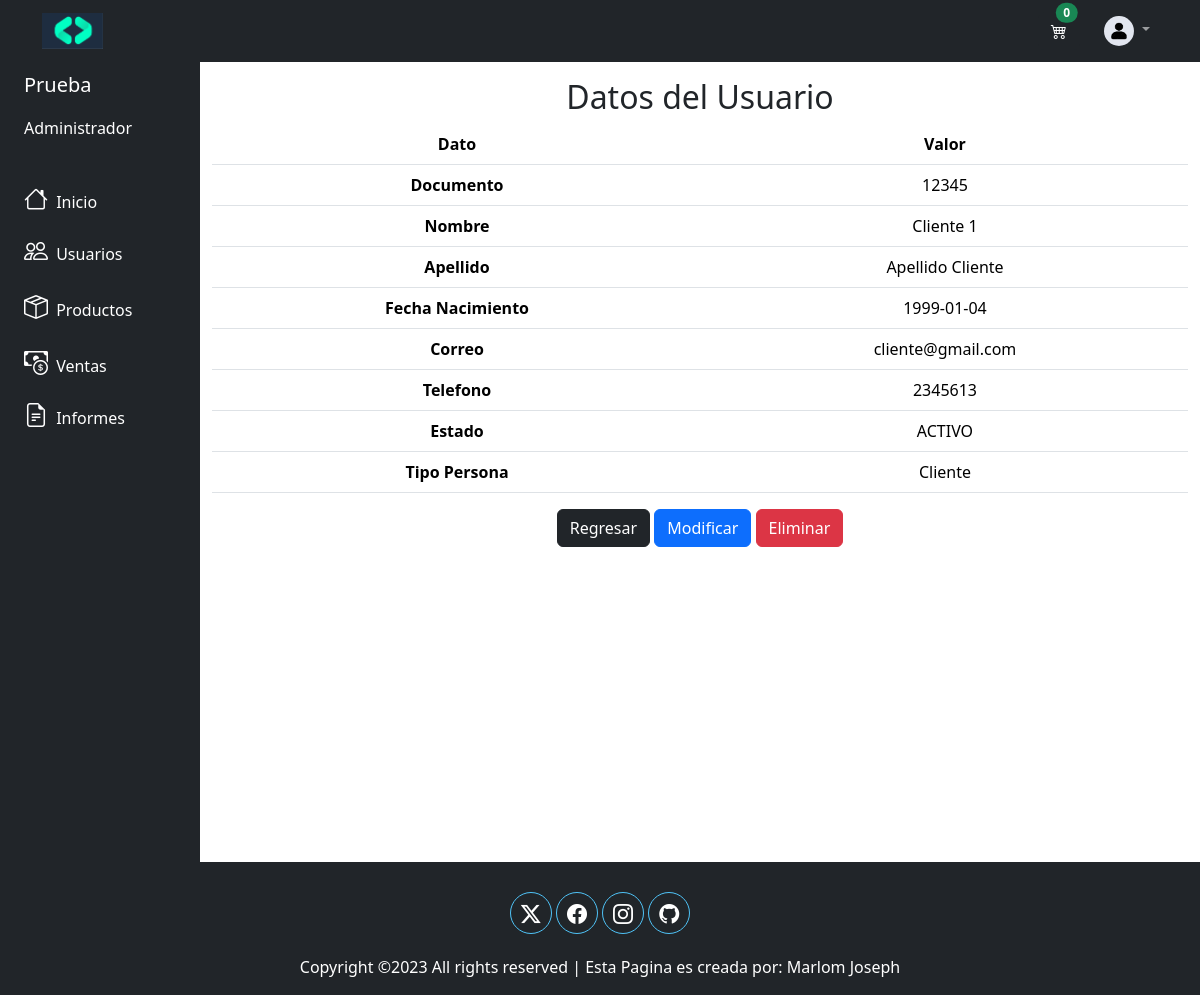
Screenshot of /view/usuario/datosUsuario.php?id=12345 (signed in) with the database file from the repository.
### tables this page shows
CREATE TABLE `usuarios` (
  `id_usuario` int(11) NOT NULL,
  `documento` int(11) DEFAULT NULL,
  `nombre` varchar(150) DEFAULT NULL,
  `direccion` varchar(150) DEFAULT NULL,
  `telefono` int(11) DEFAULT NULL,
  `correo` varchar(75) DEFAULT NULL,
  `fecha_n` date DEFAULT NULL,
  `imagen_perfil` varchar(150) DEFAULT '',
  `estado` varchar(20) DEFAULT NULL,
  `tipo_usuario` int(11) DEFAULT NULL,
  `usuario_pass` varchar(250) DEFAULT NULL,
  `fecha_c` date DEFAULT NULL,
  `apellidos` varchar(150) DEFAULT NULL,
  `serv_cliente` char(2) DEFAULT NULL
);

CREATE TABLE `tipo_usuarios` (
  `codigo_tip` int(11) NOT NULL DEFAULT 0,
  `nombre_tip` varchar(250) DEFAULT NULL
);

### config/db.php (called while the page is built)
<?php
class db {
    private $host = "localhost";
    private $dbname = "crm_db";
    private $user = "root";
    private $password = "";
    public function conexion() {
        try {
            $PDO = new PDO("mysql:host=".$this->host.";port=3306;dbname=".$this->dbname,$this->user,$this->password);
            return $PDO;
        } catch (PDOException $e) {
            echo "<script>alert('Error conectando la base de datos')</script>";
            return $e->getMessage();
        }
    }
}

### controlador/usuarioController.php (called while the page is built, shortened)
<?php
class usuarioController
{
    private $model;
    public function __construct()
    {
        require_once('C:\xampp\htdocs\www\PHP_MySQL\modelo\usuarioModel.php');
        $this->model = new usuarioModel();
    }
    public function datosUusario($documento)
    {
        return ($this->model->datosUsuario($documento) !== false) ? $this->model->datosUsuario($documento) : false;
    }
}

### modelo/usuarioModel.php (called while the page is built, shortened)
<?php
class usuarioModel
{
    private $PDO;
    public function __construct()
    {
        require_once('C:\xampp\htdocs\www\PHP_MySQL\config\db.php');
        $con = new db();
        $this->PDO = $con->conexion();
    }
    public function datosUsuario($documento)
    {
        $sql = $this->PDO->prepare(" SELECT u.*, t.nombre_tip FROM usuarios u, tipo_usuarios t
                                    WHERE u.documento = :doc AND u.tipo_usuario = t.codigo_tip ");
        $sql->bindParam(":doc", $documento);
        return ($sql->execute()) ? $sql->fetchObject() : false;
    }
}

### view/usuario/datosUsuario.php (the view, shortened to what this page needs)
<?php
require_once('C:\xampp\htdocs\www\PHP_MySQL\view\head\navbar.php');
require_once('C:\xampp\htdocs\www\PHP_MySQL\controlador\usuarioController.php');
$respuesta = new usuarioController();
$usuario = $respuesta->datosUusario($_GET['id']);
?>
<div class="container-fluid text-center">
    <div class="row flex-nowrap">
        <?php require_once('C:\xampp\htdocs\www\PHP_MySQL\view\head\menulateral.php') ?>
        <div class="col py-3">
            <h2>Datos del Usuario</h2>
            <?php if(empty($usuario)){ ?>
                <div class="alert alert-danger my-5">No se encontro usuario</div>
            <?php }else{ ?>
            <table class="table">
                <thead>
                    <tr>
                        <th scope="col">Dato</th>
                        <th scope="col">Valor</th>
                    </tr>
                </thead>
                <tbody>
                    <tr>
                        <th scope="row">Documento</th>
                        <td><?php echo $usuario->documento ?></td>
                    </tr>
                    <tr>
                        <th scope="row">Nombre</th>
                        <td><?php echo $usuario->nombre ?></td>
                    </tr>
                    <tr>
                        <th scope="row">Apellido</th>
                        <td colspan="2"><?php echo $usuario->apellidos ?></td>
                    </tr>
                    <tr>
                        <th scope="row">Fecha Nacimiento</th>
                        <td colspan="2"><?php echo $usuario->fecha_n ?></td>
                    </tr>
                    <tr>
                        <th scope="row">Correo</th>
                        <td colspan="2"><?php echo $usuario->correo ?></td>
                    </tr>
                    <tr>
                        <th scope="row">Telefono</th>
                        <td colspan="2"><?php echo $usuario->telefono ?></td>
                    </tr>
                    <tr>
                        <th scope="row">Estado</th>
                        <td colspan="2"><?php echo $usuario->estado ?></td>
                    </tr>
                    <tr>
                        <th scope="row">Tipo Persona</th>
                        <td colspan="2"><?php echo $usuario->nombre_tip ?></td>
                    </tr>
                </tbody>
            </table>
            <a href="../crudUsuarios.php" class="btn btn-dark">Regresar</a>
            <a href="../usuario/modificarUsuario.php?id=<?php echo $usuario->documento ?>"" class="btn btn-primary">Modificar</a>
            <a href="" class="btn btn-danger" data-bs-toggle="modal" data-bs-target="#exampleModal">Eliminar</a>
            <?php } ?>
        </div>
    </div>
</div>
<?php
require_once('C:\xampp\htdocs\www\PHP_MySQL\view\head\footer.php')
?>

### rows the page displays
usuarios: documento "12345", nombre "Cliente 1", apellidos "Apellido Cliente", fecha_n "1999-01-04", correo "cliente@gmail.com", telefono "2345613", estado "ACTIVO", tipo_usuarios.nombre_tip "Cliente"

### other values shown
$cantidad "0"
$_SESSION['nombre'] "Prueba"
$_SESSION['tipo_usuario'] "Administrador"
